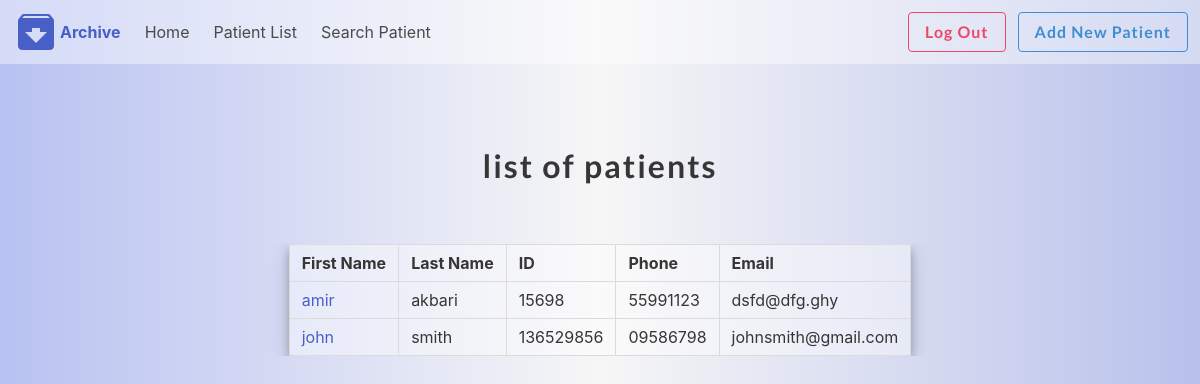
The app's page /patient/ (signed in), older data.
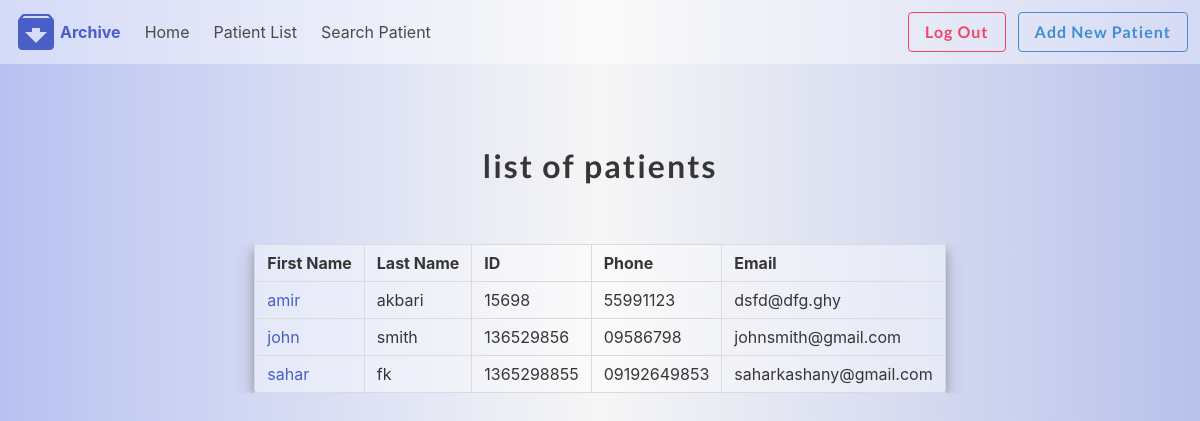
The same page, newer data.
### patienthistory/models.py (models this page shows, shortened)
class Patient(models.Model):
    drId = models.ForeignKey(User, on_delete=models.CASCADE, default=1)
    first_name = models.CharField(max_length=50, null=True, blank=True)
    last_name = models.CharField(max_length=50, null=True, blank=True)
    picture = models.ImageField(upload_to=user_directory_path, blank=True, null=True, verbose_name='Picture')
    phone = models.CharField(max_length=50, null=True, blank=True)
    about = models.TextField(max_length=300, null=True, blank=True)
    email = models.CharField(max_length=50, null=True, blank=True)
    Id_card_number = models.CharField(max_length=50, null=True, blank=True)
    location = models.CharField(max_length=50, null=True, blank=True)
    illness = models.CharField(max_length=50, null=True, blank=True)

### patienthistory/views.py (the view)
# urls.py: path('', views.patientList, name='patientList'),
@login_required
def patientList(request):
    user = request.user.id
    allProfiles = Patient.objects.filter(drId=user).order_by('first_name')
    context = {'allProfiles': allProfiles}
    return render(request, 'patienthistory/patientlist.html', context)

### patienthistory/templates/patienthistory/patientlist.html
{% extends 'patienthistory/base.html' %}
{% block content %}
    <section class="section">
        <div class="container">
            <div class="columns is-mobile is-centered">
                <div class="column">
                    <br>
                    <div class="column">
                        <h1 class="title" style="text-align: center">
                            list of patients
                        </h1>
                    </div>
                    <section class="section">
                        <div class="container">
                            <div class="table-container">
                                <table class="table table is-bordered"
                                       style="border-radius:2%; margin-left: auto;margin-right: auto; box-shadow: 0 4px 8px 0 rgba(0, 0, 0, 0.2), 0 6px 20px 0 rgba(0, 0, 0, 0.19); background: rgba(255,255,255,0.4);">
                                    <thead>
                                    <tr>
                                        <th>First Name</th>
                                        <th>Last Name</th>
                                        <th>ID</th>
                                        <th>Phone</th>
                                        <th>Email</th>
                                    </tr>
                                    </thead>
                                    <tbody>
                                    {% for Profile in allProfiles %}
                                        <tr>
                                            <td><a href="{% url 'patientHist' Profile.id %}">
                                                {{ Profile.first_name }}</a></td>
                                            <td>{{ Profile.last_name }}</td>
                                            <td>{{ Profile.Id_card_number }}</td>
                                            <td>{{ Profile.phone }}</td>
                                            <td>{{ Profile.email }}</td>
                                        </tr>
                                    {% endfor %}
                                    </tbody>
                                </table>
                            </div>
                        </div>
                    </section>
                </div>
            </div>
        </div>
    </section>
{% endblock %}

Row changes from the older to the newer data that the page shows:
added Patient: first_name "sahar", last_name "fk", Id_card_number "1365298855", phone "09192649853", email "saharkashany@gmail.com"
